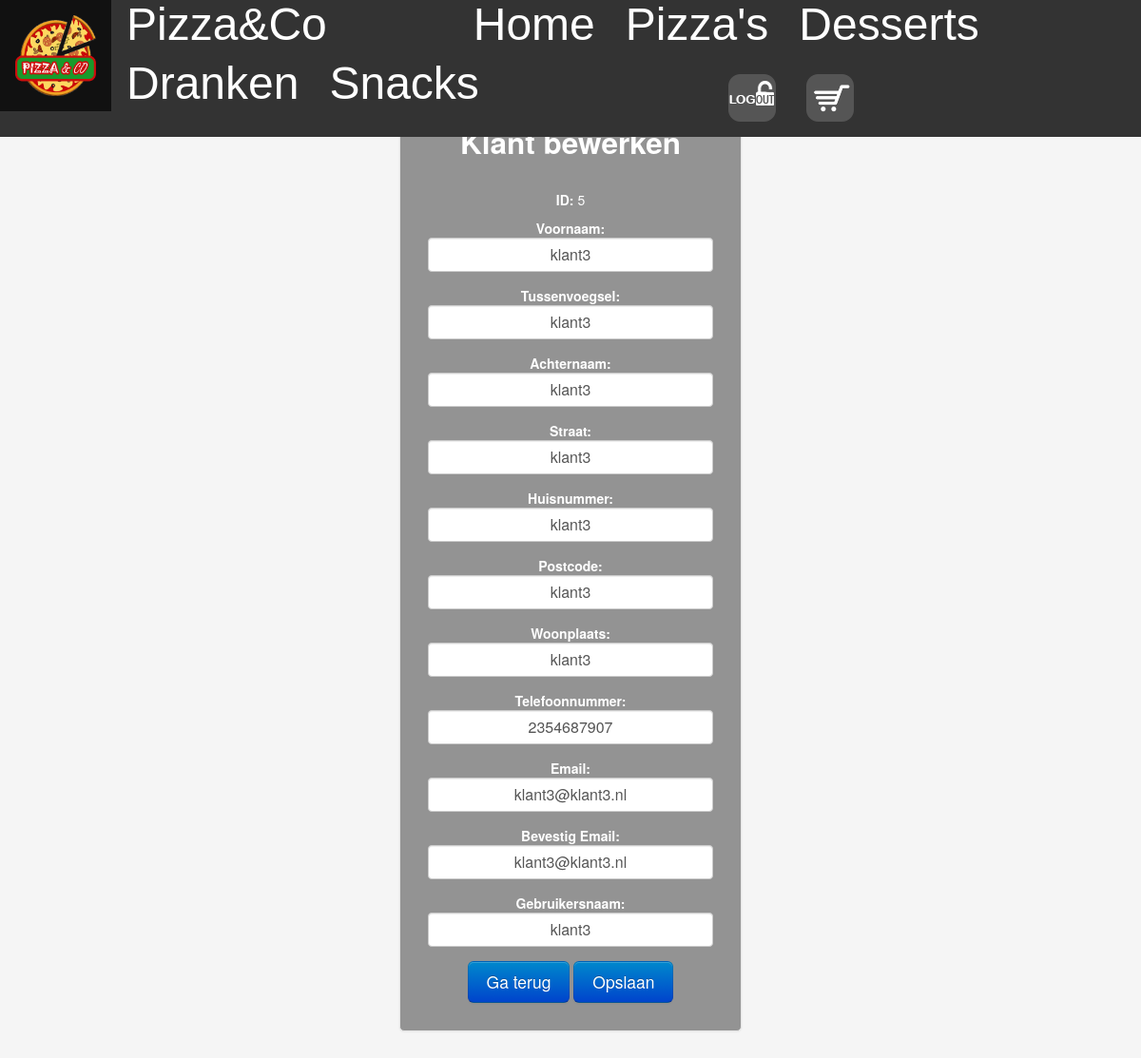
Page /editklant.php?ID=5 (signed in) on the committed database.
### tables this page shows
CREATE TABLE IF NOT EXISTS `klant` (
  `ID` int(11) NOT NULL AUTO_INCREMENT,
  `Voornaam` varchar(120) NOT NULL,
  `Tussenvoegsel` varchar(120) DEFAULT NULL,
  `Achternaam` varchar(120) NOT NULL,
  `Straat` varchar(120) NOT NULL,
  `Huisnummer` varchar(120) NOT NULL,
  `Postcode` varchar(120) NOT NULL,
  `Woonplaats` varchar(120) NOT NULL,
  `Email` varchar(120) NOT NULL,
  `Telefoonnummer` varchar(120) NOT NULL,
  `Gebruikersnaam` varchar(120) NOT NULL,
  `Wachtwoord` varchar(120) NOT NULL,
  PRIMARY KEY (`ID`)
);

### editklant.php (the view, shortened to what this page needs)
<?php
if(!isset($_SESSION['login'])) {
  header('location: alogin.php');
  exit;
}
Else{
   include 'NaviNoScrollKlant.php';
}
include('templates/header2.inc.php');
 function renderForm($ID, $Gebruikersnaam, $Voornaam, $Tussenvoegsel, $Achternaam, $Straat, $Huisnummer, $Woonplaats, $Postcode, $Telefoonnummer, $Email, $error)
 {
 ?>
<div class="container">
         <form class="form-signin" method="POST" action="">
            <h2>Klant bewerken</h2>
            <br />
            <p><strong>ID:</strong> <?php echo $ID; ?></p>
            <strong>Voornaam:</strong><input type="text" autocomplete="off" class="input-block-level" value="<?php echo $Voornaam; ?>" name="Voornaam" required/>
            <strong>Tussenvoegsel:</strong><input type="text" autocomplete="off" class="input-block-level" value="<?php echo $Tussenvoegsel; ?>" name="Tussenvoegsel"/>
            <strong>Achternaam:</strong><input type="text" autocomplete="off" class="input-block-level" value="<?php echo $Achternaam; ?>" name="Achternaam" required/>
            <strong>Straat:</strong><input type="text" autocomplete="off" class="input-block-level" value="<?php echo $Straat; ?>" name="Straat" required/>
            <strong>Huisnummer:</strong><input type="text" autocomplete="off" class="input-block-level" value="<?php echo $Huisnummer; ?>" name="Huisnummer" required/>
            <strong>Postcode:</strong><input type="text" maxlength="6" autocomplete="off" class="input-block-level" value="<?php echo $Postcode; ?>" name="Postcode" required/>
            <strong>Woonplaats:</strong><input type="text" autocomplete="off" class="input-block-level" value="<?php echo $Woonplaats; ?>" name="Woonplaats" required/>
            <strong>Telefoonnummer:</strong><input onkeypress="return /\d/.test(String.fromCharCode(((event||window.event).which||(event||window.event).which)));" maxlength="10" autocomplete="off" class="input-block-level" type="tel" value="<?php echo $Telefoonnummer; ?>" name="Telefoonnummer" required  />
            <strong>Email:</strong><input type="Email" autocomplete="off" class="input-block-level" value="<?php echo $Email; ?>" name="Email" required/>
            <strong>Bevestig Email:</strong><input type="Email" autocomplete="off" class="input-block-level" value="<?php echo $Email; ?>" name="Email2" required/>
            <strong>Gebruikersnaam:</strong><input type="text" autocomplete="off" class="input-block-level" value="<?php echo $Gebruikersnaam; ?>" name="Gebruikersnaam" required/>
            <input class="btn btn-large btn-primary" type="button" value="Ga terug" onclick="location.href = 'http://localhost/pizzaenco/cklanten.php';" />
            <input class="btn btn-large btn-primary" type="submit" name="submit" value="Opslaan" />
         </form>
      </div>
 </body>
 </html>
 <?php
 }
 if (isset($_POST['submit']))
 {
 if (isset($_POST['ID']))
 {
 $ID = $_POST['ID'];
 $Voornaam = mysql_real_escape_string(htmlspecialchars($_POST['Voornaam']));
 $Tussenvoegsel = mysql_real_escape_string(htmlspecialchars($_POST['Tussenvoegsel']));
 $Achternaam = mysql_real_escape_string(htmlspecialchars($_POST['Achternaam']));
 $Straat = mysql_real_escape_string(htmlspecialchars($_POST['Straat']));
 $Huisnummer = mysql_real_escape_string(htmlspecialchars($_POST['Huisnummer']));
 $Postcode = mysql_real_escape_string(htmlspecialchars($_POST['Postcode']));
 $Woonplaats = mysql_real_escape_string(htmlspecialchars($_POST['Woonplaats']));
 $Telefoonnummer = mysql_real_escape_string(htmlspecialchars($_POST['Telefoonnummer']));
 $Email = mysql_real_escape_string(htmlspecialchars($_POST['Email']));
 $Gebruikersnaam = mysql_real_escape_string(htmlspecialchars($_POST['Gebruikersnaam']));
 if ($Voornaam == '' || $Tussenvoegsel == '' || $Achternaam == '' || $Straat == '' || $Huisnummer == '' || $Postcode = '' || $Woonplaats == '' || $Telefoonnummer == '' || $Email == ''|| $Gebruikersnaam == '')
 {
 $error = 'ERROR: Please fill in all required fields!';
 renderForm($ID, $Gebruikersnaam, $Voornaam, $Tussenvoegsel, $Achternaam, $Straat, $Huisnummer, $Woonplaats, $Postcode, $Telefoonnummer, $Email, $error);
 }
 else
 {
 mysql_query("UPDATE klant SET Voornaam='$Voornaam', Tussenvoegsel='$Tussenvoegsel', Achternaam='$Achternaam', Straat='$Straat', Huisnummer='$Huisnummer' Postcode='$Postcode', Telefoonnummer='$Telefoonnummer', Email='$Email', Gebruikersnaam='$Gebruikersnaam' WHERE ID='$ID'")
 or die(mysql_error());
 header("Location: cklanten.php");
 }
 }
 else
 {
 echo 'Error!';
 }
 }
 else
 {
 if (isset($_GET['ID']) && is_numeric($_GET['ID']) && $_GET['ID'] > 0)
 {
 $ID = $_GET['ID'];
 $result = mysql_query("SELECT * FROM klant WHERE ID=$ID")
 or die(mysql_error());
 $row = mysql_fetch_array($result);
 if($row)
 {
 $Voornaam = $row['Voornaam'];
 $Tussenvoegsel = $row['Tussenvoegsel'];
 $Gebruikersnaam = $row['Gebruikersnaam'];
 $Achternaam = $row['Achternaam'];
 $Straat = $row['Straat'];
 $Huisnummer = $row['Huisnummer'];
 $Woonplaats = $row['Woonplaats'];
 $Postcode = $row['Postcode'];
 $Telefoonnummer = $row['Telefoonnummer'];
 $Email = $row['Email'];
 renderForm($ID, $Gebruikersnaam, $Voornaam, $Tussenvoegsel, $Achternaam, $Straat, $Huisnummer, $Woonplaats, $Postcode, $Telefoonnummer, $Email, '');
 }
 else
 {
 echo "No results!";
 }
 }
 else
 {
 }
 }
?>

### css/NaviNoScroll.css (style rules this page uses)
body { margin:0; }

### css/style2.css (style rules this page uses)
body { padding-top: 40px; padding-bottom: 40px; background-color: #f5f5f5; background-repeat: no-repeat; margin:0; }
.form-signin { max-width: 300px; text-align: center; padding: 19px 29px 29px; margin: 60px auto 20px; background-color: rgba(0, 0, 0, 0.4); color: #ffffff; border: 1px solid #e5e5e5; -webkit-border-radius: 5px; -moz-border-radius: 5px; border-radius: 5px; -webkit-box-shadow: 0 1px 2px rgba(0,0,0,.05); -moz-box-shadow: 0 1px 2px rgba(0,0,0,.05); box-shadow: 0 1px 2px rgba(0,0,0,.05); }
.form-signin input[type="text"], .form-signin input[type="date"], .form-signin input[type="email"], .form-signin input[type="select"], .form-signin input[type="tel"], .form-signin input[type="time"], .form-signin input[type="password"] { font-size: 16px; height: auto; margin-bottom: 15px; padding: 7px 9px; text-align: center; }

### rows in the picture
klant: Voornaam "klant3", Tussenvoegsel "klant3", Achternaam "klant3", Straat "klant3", Huisnummer "klant3", Postcode "klant3", Woonplaats "klant3", Telefoonnummer "2354687907", Email "klant3@klant3.nl", Email2 "klant3@klant3.nl", Gebruikersnaam "klant3"

### other values in the picture
$ID "5"
